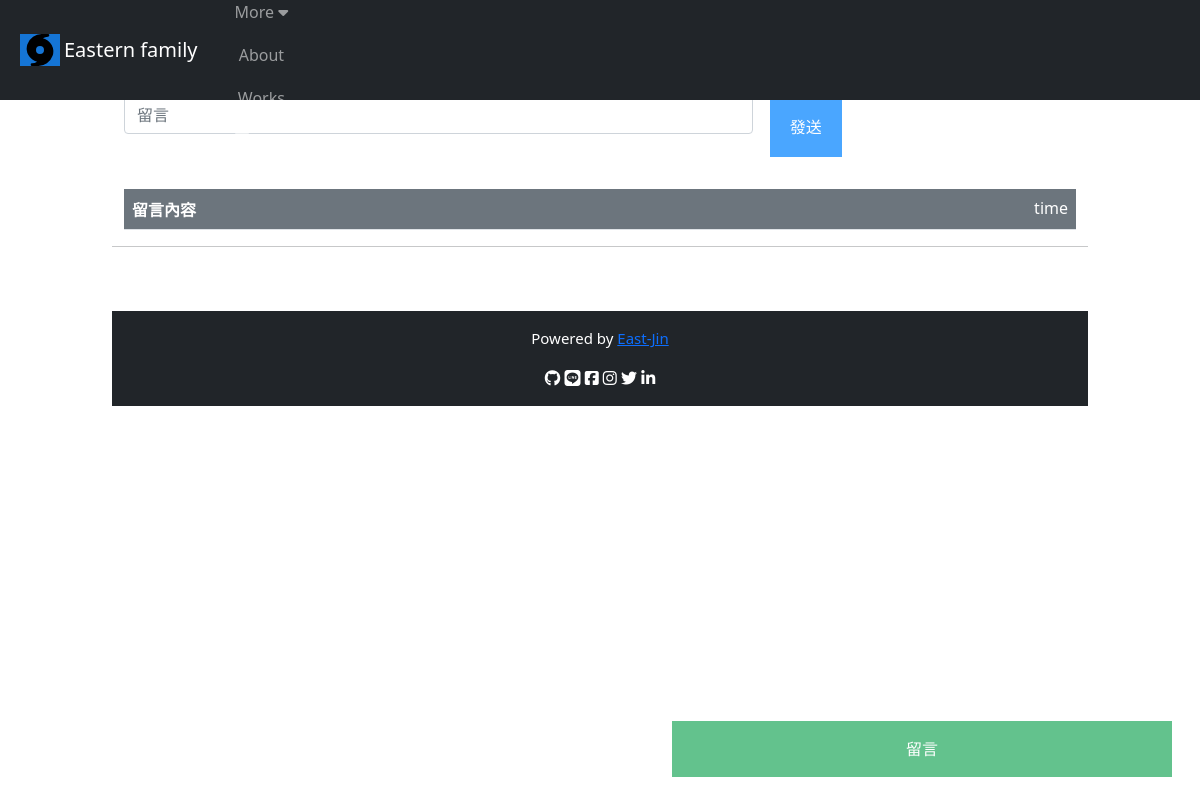
/note/ (signed in), run on an earlier commit of the app's database.
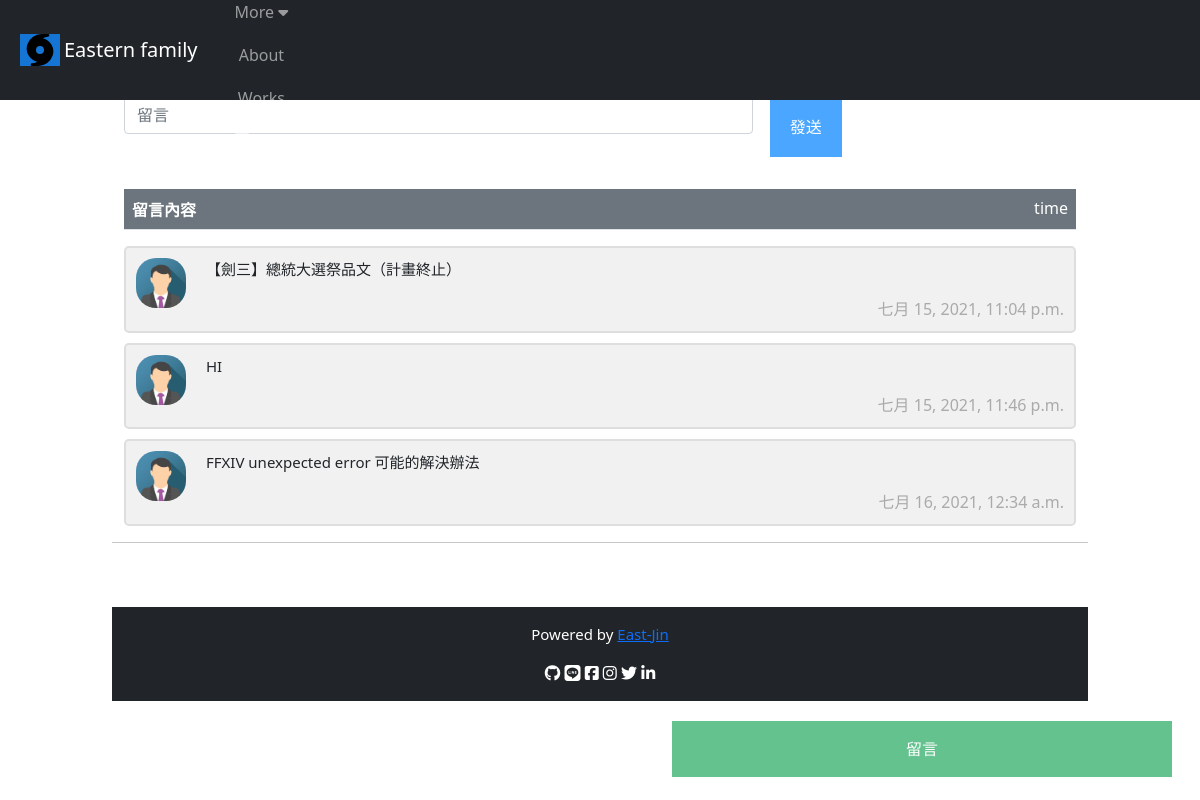
And on a later commit of the database.
### mysite/models.py (models this page shows, shortened)
class Note(models.Model):
    title = models.CharField(max_length=300)
    pub_date = models.DateTimeField(default=timezone.now)

### mysite/views.py (the view)
# urls.py: path('note/', views.note),
@login_required(login_url="/login") #未登入就要求登入
def note(request): #留言板
	notes = Note.objects.all()
	return render(request, 'note.html', locals())

### templates/note.html (shortened to what this page needs)
﻿{% extends "base.html" %}
{% load static %}
{% block main %}
    <div class="container-sm mt-5">
        <form action="/addnote" method='POST' class="row g-3 pt-3">
            <div class="col-md-8">
                <input type="text" name="title" class="form-control" placeholder="留言" aria-labelby="title" size=20>
            </div>
            <div class="col-auto">
                <button type="submit" class="w3-padding bottonSub mb-3" style="font-size:16px">發送</button>
            </div>
        </form>
        <table class="table table-hover">
            <tr class="p-3 mb-2 bg-secondary text-white"><th scope="row">留言內容</th><td align="right">time</td></tr>
        </table>
        {% for note in notes %}
        <div class="container">
            <img src="{% static 'media/img/img_avatar.png' %}" alt="Avatar" class="avatar" style="width:100%;">
            <p>{{ note.title }}</p>
            <span class="time-right">{{ note.pub_date }}</span>
        </div>
        {% endfor %}
        <button class="open-button" onclick="openForm()">留言</button>
    </div>
    {% endblock %}

What changed in the data, as far as the page shows it:
added Note: title "【劍三】總統大選祭品文（計畫終止）", pub_date "七月 15, 2021, 11:04 p.m."
added Note: title "HI", pub_date "七月 15, 2021, 11:46 p.m."
added Note: title "FFXIV unexpected error 可能的解決辦法", pub_date "七月 16, 2021, 12:34 a.m."
